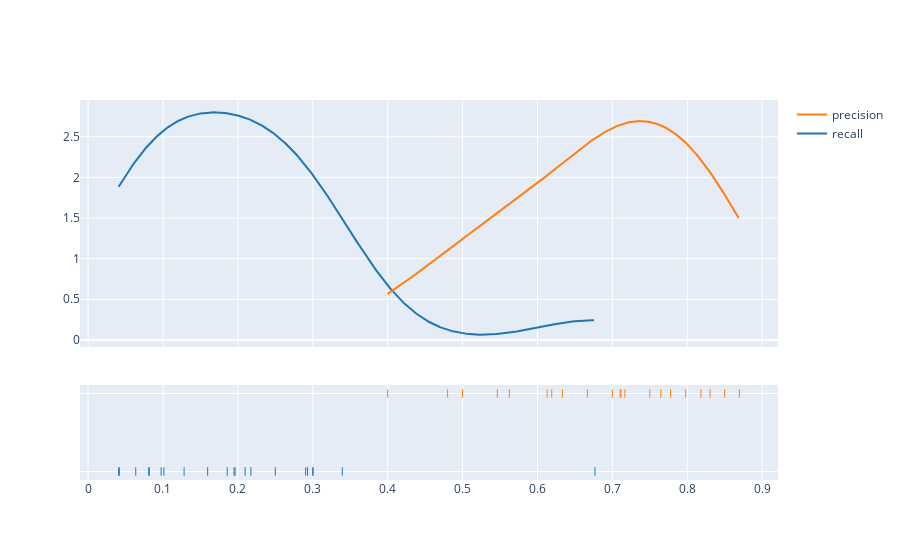

The cell this chart's notebook holds for it:
### Code cell
figs[-1].show() # theta == 2.5

### Figure 1 — Plotly figure (JSON) as saved in the notebook; plotly's stock layout.template omitted (floating-point values rounded to 4 significant figures; data arrays with more than 128 entries replaced by an {"elided": "..."} marker saying what was removed)
{"data": [{"legendgroup": "recall", "marker": {"color": "rgb(31, 119, 180)"}, "mode": "lines", "name": "recall", "showlegend": true, "type": "scatter", "x": {"elided": "500 float values"}, "xaxis": "x", "y": {"elided": "500 float values"}, "yaxis": "y"}, {"legendgroup": "precision", "marker": {"color": "rgb(255, 127, 14)"}, "mode": "lines", "name": "precision", "showlegend": true, "type": "scatter", "x": {"elided": "500 float values"}, "xaxis": "x", "y": {"elided": "500 float values"}, "yaxis": "y"}, {"legendgroup": "recall", "marker": {"color": "rgb(31, 119, 180)", "symbol": "line-ns-open"}, "mode": "markers", "name": "recall", "showlegend": false, "type": "scatter", "x": [0.08163, 0.1949, 0.1597, 0.25, 0.08092, 0.04167, 0.06364, 0.3004, 0.1963, 0.09756, 0.04082, 0.3, 0.1011, 0.6768, 0.1857, 0.2905, 0.3394, 0.2174, 0.2931, 0.1282, 0.2097], "xaxis": "x", "y": ["recall", "recall", "recall", "recall", "recall", "recall", "recall", "recall", "recall", "recall", "recall", "recall", "recall", "recall", "recall", "recall", "recall", "recall", "recall", "recall", "recall"], "yaxis": "y2"}, {"legendgroup": "precision", "marker": {"color": "rgb(255, 127, 14)", "symbol": "line-ns-open"}, "mode": "markers", "name": "precision", "showlegend": false, "type": "scatter", "x": [0.48, 0.6129, 0.6333, 0.8182, 0.7778, 0.75, 0.7, 0.798, 0.5464, 0.5, 0.4, 0.7105, 0.5625, 0.8306, 0.619, 0.7167, 0.7115, 0.8696, 0.85, 0.6667, 0.7647], "xaxis": "x", "y": ["precision", "precision", "precision", "precision", "precision", "precision", "precision", "precision", "precision", "precision", "precision", "precision", "precision", "precision", "precision", "precision", "precision", "precision", "precision", "precision", "precision"], "yaxis": "y2"}], "layout": {"barmode": "overlay", "hovermode": "closest", "legend": {"traceorder": "reversed"}, "xaxis": {"anchor": "y2", "domain": [0, 1], "zeroline": false}, "yaxis": {"anchor": "free", "domain": [0.35, 1], "position": 0}, "yaxis2": {"anchor": "x", "domain": [0, 0.25], "dtick": 1, "showticklabels": false}}}
